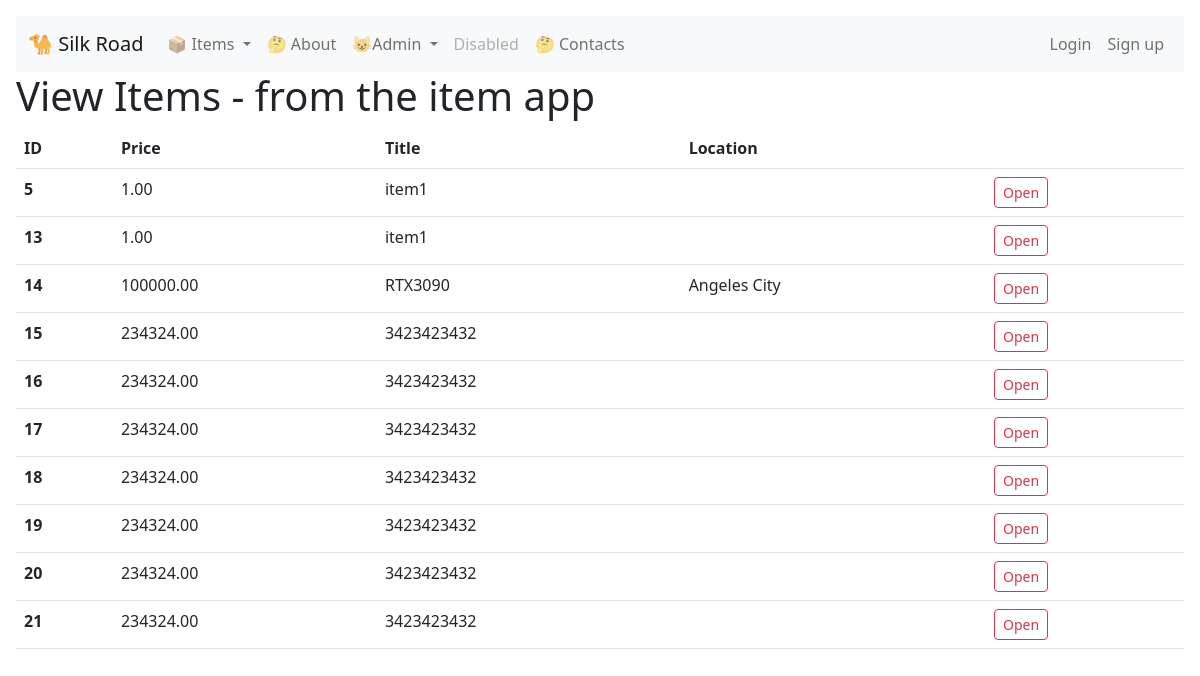
The page /item/view/ on the database as committed earlier.
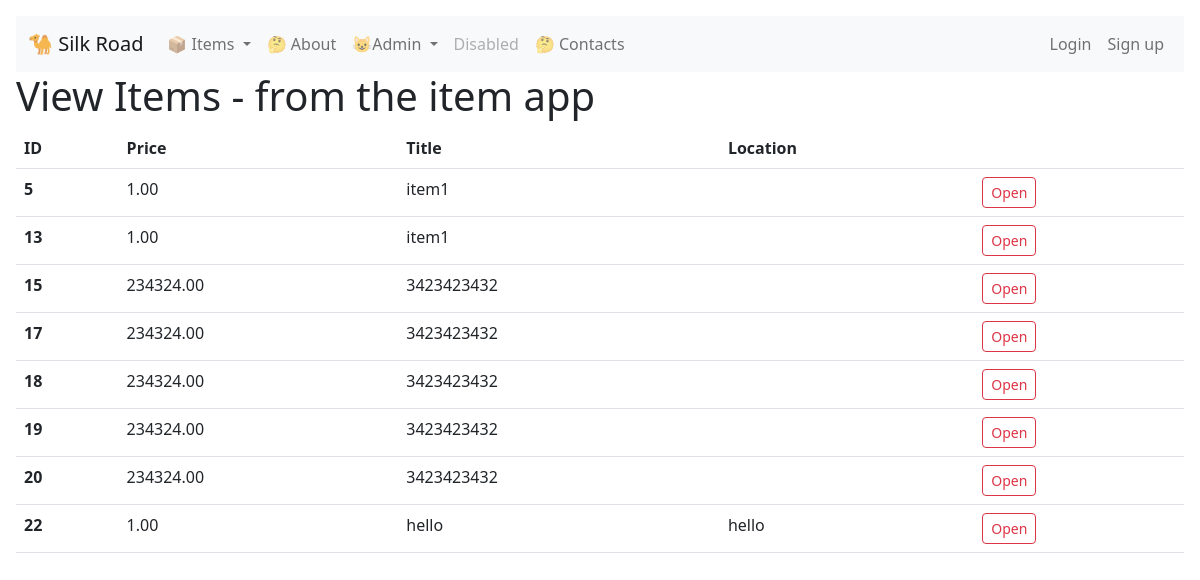
The same page on the database as committed later.
### item/models.py (models this page shows, shortened)
class Item(models.Model):
    title       = models.CharField(max_length=120)
    description = models.TextField(null=True, blank=True)
    price       = models.DecimalField(decimal_places=2, max_digits=1000)
    name        = models.TextField(null=True, blank=True)
    location    = models.TextField(null=True, blank=True)
    markAsSold  = models.BooleanField()

### item/views.py (the view)
# urls.py: path('view/', item_detail_view, name='item_view'),
def item_detail_view(request, id=None):
    if id:
        obj = Item.objects.get(id=id)
        context = { 'object': obj }
        return render(request, "item/item_detail_inidividual.html", context)
    else:
        obj = Item.objects.all()
        context = { 'object': obj }
        return render(request, "item/item_detail.html", context)

### item/templates/item/item_detail.html
{% extends 'base.html' %}
{% block content %}
<h1>View Items - from the item app</h1>
<table class="table">
    <thead>
      <tr>
        <th scope="col">ID</th>
        <th scope="col">Price</th>
        <th scope="col">Title</th>
        <th scope="col">Location</th>
        <th scope="col"></th>
      </tr>
    </thead>
    <tbody>
        {% for i in object %}
        <tr>
            <th scope="row">{{i.id}}</th>
            <td>{{i.price}}</td>
            <td>{{i.title}}</td>
            <td>{{i.location}}</td>
            <td><a class="btn btn-sm btn-outline-danger" href="/item/{{i.id}}/view">Open</a></td>
        </tr>
        {% endfor %}
    </tbody>
  </table>
{% endblock %}

Rows that differ between the two databases and show on the page:
removed Item: id "14", price "100000.00", title "RTX3090", location "Angeles City"
removed Item: id "16", price "234324.00", title "3423423432"
removed Item: id "21", price "234324.00", title "3423423432"
added Item: id "22", price "1.00", title "hello", location "hello"
